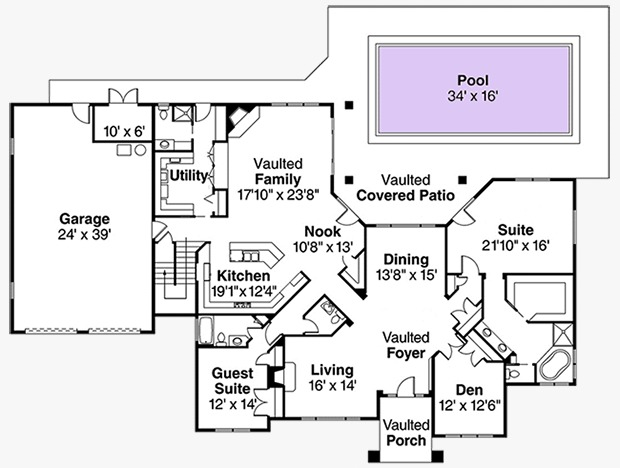
#> input picture test.jpg, 620 x 468 px
$ python newc.py
#> lines starting #> are read from the running program, lines starting #| are printed output that depends on the picture; after the words box and inside, x2 and y2 are one past the last pixel; in counts of white or black regions, pixels touching at a corner belong together
import cv2
import numpy as np
import matplotlib.pyplot as plt

def preprocess_image(image_path):
    """ Load the image, apply Gaussian blur, and adaptive thresholding. """
    image = cv2.imread(image_path, cv2.IMREAD_GRAYSCALE)
    blurred = cv2.GaussianBlur(image, (5, 5), 0)
    thresh = cv2.adaptiveThreshold(
        blurred, 255, cv2.ADAPTIVE_THRESH_GAUSSIAN_C,
        cv2.THRESH_BINARY_INV, 11, 2
    )
    return thresh

def detect_edges(thresh):
    """ Detect edges using the Canny edge detector. """
    edges = cv2.Canny(thresh, 50, 150)
    return edges

def segment_lines(edges):
    """ Detect lines using the Hough Line Transform. """
    lines = cv2.HoughLinesP(edges, 1, np.pi/180, threshold=100, minLineLength=50, maxLineGap=5)
    return lines

def draw_lines(image, lines):
    """ Draw detected lines on a color version of the input image. """
    color_image = cv2.cvtColor(image, cv2.COLOR_GRAY2BGR)  # Convert to BGR for color
    if lines is not None:
        for line in lines:
            x1, y1, x2, y2 = line[0]
            cv2.line(color_image, (x1, y1), (x2, y2), (0, 255, 0), 2)
    return color_image

def display_image(image, title="Image"):
    """ Display an image using Matplotlib. """
    plt.figure(figsize=(8, 8))
    plt.imshow(cv2.cvtColor(image, cv2.COLOR_BGR2RGB))  # Convert BGR to RGB
    plt.title(title)
    plt.axis("off")  # Hide axes
    plt.show()

def main(image_path):
    """ Main function to process and visualize blueprint segmentation. """
    # Preprocess the image
    thresh = preprocess_image(image_path)
#> in preprocess_image, `image = cv2.imread(image_path, cv2.IMREAD_GRAYSCALE)`:
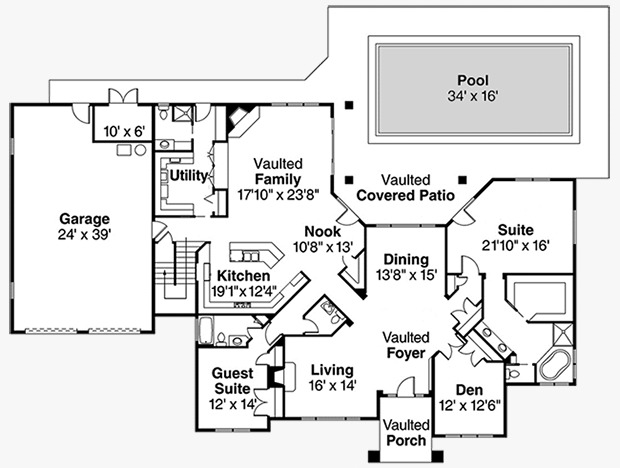
#> image: shape (468, 620); min 0, max 255, mean 229.1
#> in preprocess_image, `blurred = cv2.GaussianBlur(image, (5, 5), 0)`:
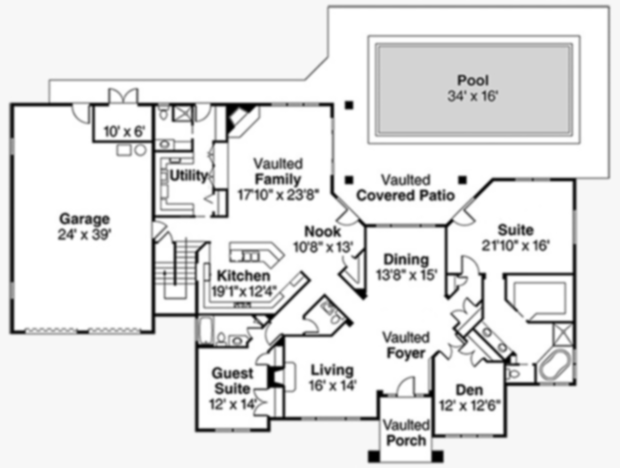
#> blurred: shape (468, 620); min 0, max 255, mean 229.1
#> in preprocess_image, `thresh = cv2.adaptiveThreshold( blurred, 255, cv2.ADAPTIVE_THRESH_GAUS..`:
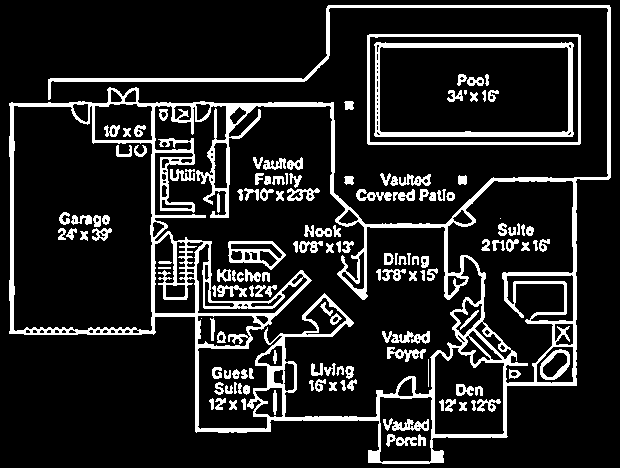
#> thresh: shape (468, 620); 14.2% white; 143 white regions (3 under 20 px), largest, box (x1, y1, x2, y2) and area: (9, 5, 611, 464) 24996, (374, 42, 574, 137) 2780, (367, 34, 581, 145) 1911

    # Detect edges
    edges = detect_edges(thresh)
#> in detect_edges, `edges = cv2.Canny(thresh, 50, 150)`:
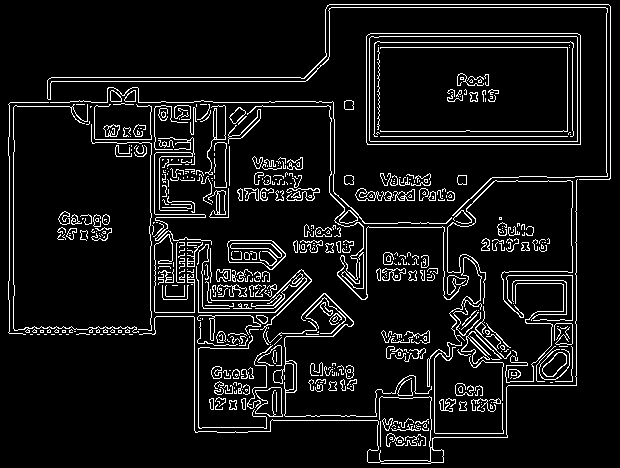
#> edges: shape (468, 620); 8.2% white in thin lines or dots

    # Detect and segment lines
    lines = segment_lines(edges)
#> in segment_lines, `lines = cv2.HoughLinesP(edges, 1, np.pi/180, threshold=100, minLineLen..`: lines = 45 rows, first 6: [326, 7, 610, 7], [47, 81, 305, 81], [329, 4, 608, 4], [51, 77, 310, 77], [366, 141, 580, 141], [370, 33, 577, 33]

    # Draw lines on the original image
    result = draw_lines(thresh, lines)
#> the loop in draw_lines, `for line in lines:` made 45 passes
#> (x1, y1, x2, y2) on passes 1 to 12: (326, 7, 610, 7), (47, 81, 305, 81), (329, 4, 608, 4), (51, 77, 310, 77), (366, 141, 580, 141), (370, 33, 577, 33), (572, 368, 572, 246), (366, 136, 580, 136), (367, 144, 580, 144), (10, 102, 69, 102), (255, 106, 333, 106), (366, 36, 580, 36)
#> after the loop in draw_lines, `for line in lines:`:
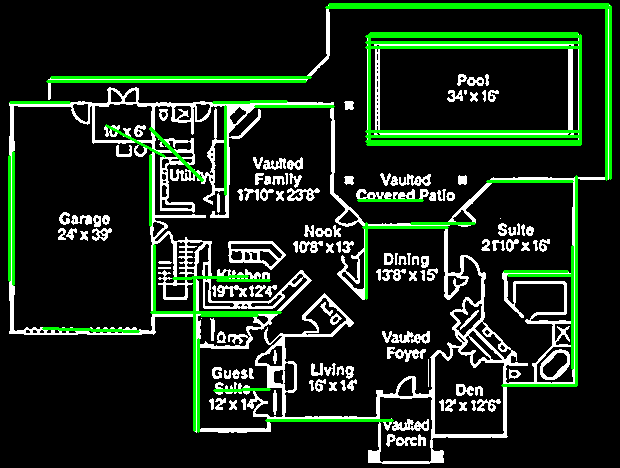
#> color_image: shape (468, 620, 3); mean B, G, R 28.2, 43.8, 28.2

    # Display results using Matplotlib
    display_image(result, title="Segmented Blueprint")

if __name__ == "__main__":
    image_path = "test.jpg"  # Replace with your blueprint image path
    main(image_path)

$ run again, with converted.png saved as test.jpg
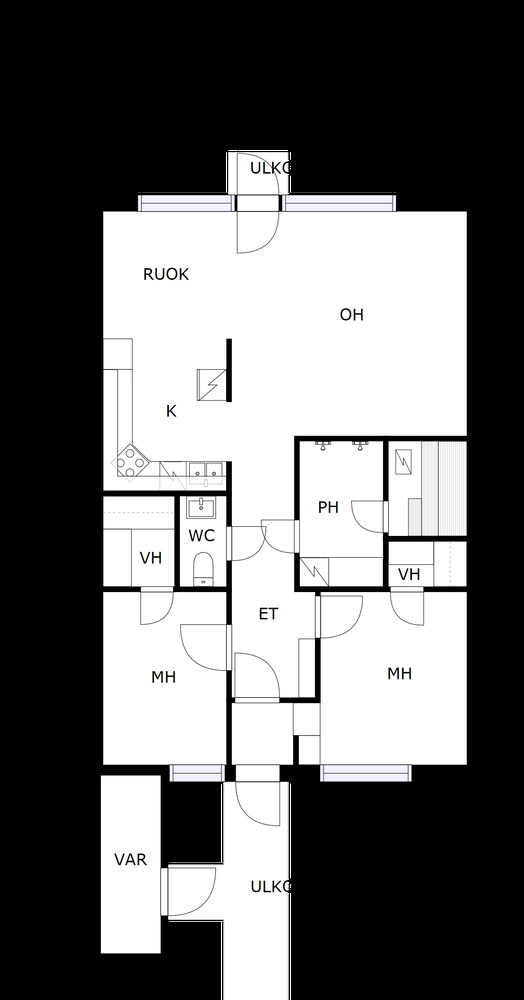
#> input picture converted.png, 524 x 1000 px, shrunk from 1080 x 2062 before the run
#> in preprocess_image, `thresh = cv2.adaptiveThreshold( blurred, 255, cv2.ADAPTIVE_THRESH_GAUS..`:
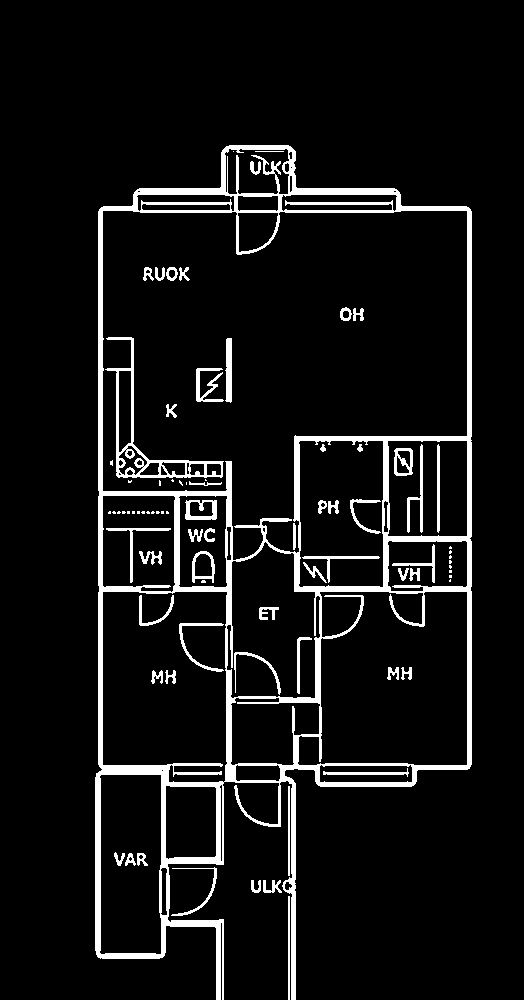
#> thresh: shape (1000, 524); 7.6% white; 82 white regions (30 under 20 px), largest, box (x1, y1, x2, y2) and area: (95, 145, 472, 1000) 29774, (105, 337, 224, 478) 1843, (407, 444, 423, 533) 394
#> edges: shape (1000, 524); 3.7% white in thin lines or dots, all inside (x1, y1, x2, y2) = (94, 144, 472, 1000)
#> in segment_lines, `lines = cv2.HoughLinesP(edges, 1, np.pi/180, threshold=100, minLineLen..`: lines = 62 rows, first 6: [466, 769, 466, 206], [471, 765, 471, 210], [97, 763, 97, 593], [102, 489, 102, 206], [225, 765, 225, 667], [295, 999, 295, 782]
#> the loop in draw_lines, `for line in lines:` made 62 passes
#> after the loop in draw_lines, `for line in lines:`:
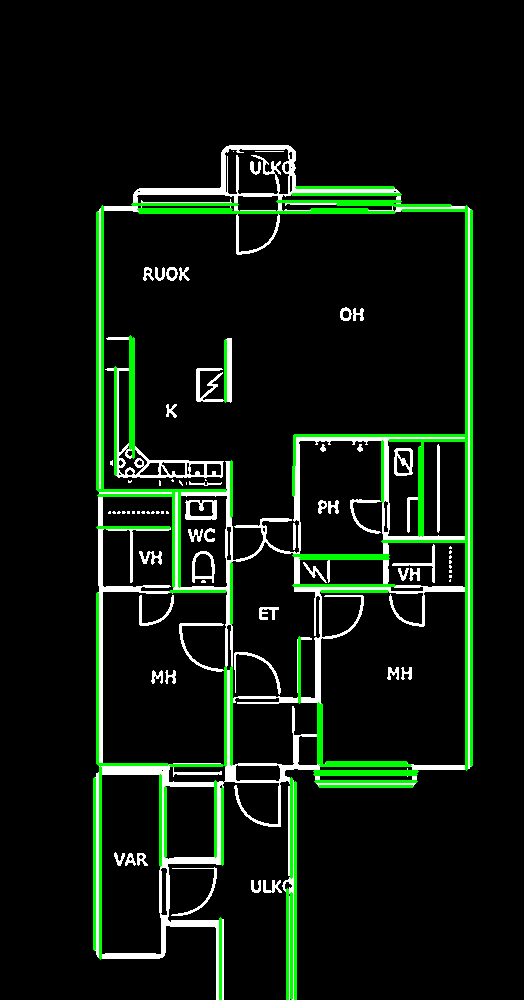
#> color_image: shape (1000, 524, 3); mean B, G, R 13.9, 24.6, 13.9
